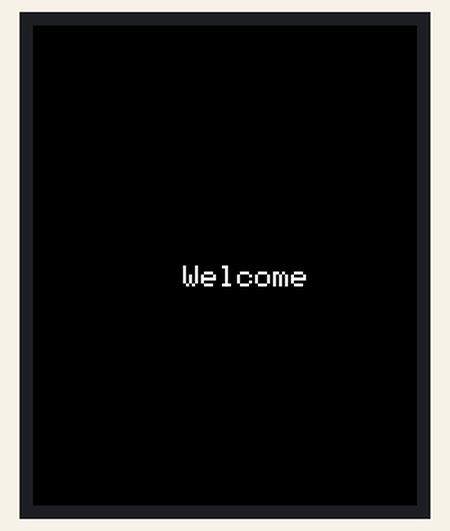
Recording of a sketch running on a simulated Arduino Uno, built for the host (arithmetic inside an expression is 32-bit, double 64-bit). On the bench: 128×160 colour display. WiFi joins after 1.5 s; servers stay silent unless stated; uploads are accepted with an empty reply.

Above: at 3.4 s.

Measured:
- what the display in image 0 shows lasts 1.1 s, from 3.4 s to 4.5 s

The sketch:

for_ecedepart.ino
```cpp
//This code is for Ece department microcontroller.
#include <Ethernet.h>
#include <SPI.h>
#include <Adafruit_GFX.h>
#include <Adafruit_ST7735.h>
#define TFT_CS    10
#define TFT_RST   8
#define TFT_DC    9
#define TFT_SCLK 13
#define TFT_MOSI 11

Adafruit_ST7735 tft = Adafruit_ST7735(TFT_CS,  TFT_DC, TFT_RST); //adafruit library

byte mac[] = { 0xDE, 0xAD, 0xBE, 0xEF, 0xFE, 0xEE };
byte ip[] = { 192, 168, 10, 102 };
byte server[] = { 192, 168, 10, 100 };

EthernetClient client;

void setup()
{
  Ethernet.begin(mac, ip);
  delay(2000);

  tft.initR(INITR_BLACKTAB);
  tft.fillScreen(ST7735_BLACK);
  tft.setTextColor(ST7735_WHITE);
  tft.setTextSize(0);
  tft.setCursor(30,80);
  tft.println("Connecting...");
  delay(1000);

  if (client.connect(server, 80))
  {   tft.fillScreen(ST7735_BLACK);
      tft.setTextColor(ST7735_WHITE);
      tft.setTextSize(0);
      tft.setCursor(50,80);
      tft.println("Welcome");
  }
  else
  {   tft.fillScreen(ST7735_BLACK);
      tft.setTextColor(ST7735_WHITE);
      tft.setTextSize(0);
      tft.setCursor(10,80);
      tft.println("Connection failed");
      Serial.println("connection failed");
  }

}

void loop()
    {
 if (!client.connected())
  {   client.connect(server, 80);}
     client.println("GET /website/php_for_arduino/getecedepart.php HTTP/1.0");
     client.println();
     if (client.available()) {
        String line = client.readString();
        tft.fillScreen(ST7735_BLACK);
        tft.setTextColor(ST7735_WHITE);
        tft.setTextSize(1);
        tft.setCursor(0,0);
        tft.println(&line[216]);
      }
    delay(2000);
    }
```
